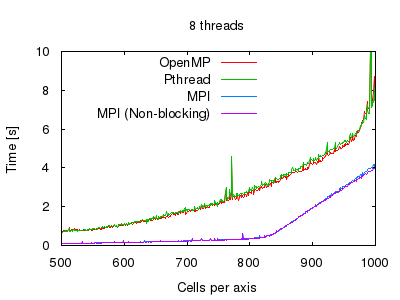

Write gnuplot code to recreate this figure.
set terminal png truecolor size 400,300 font "Helvetica" 10
set out "tests_perf_8.png"
set key top left
set xlabel "Cells per axis"
set ylabel "Time [s]"
set title "8 threads"
set xrange [500:1000]
set yrange [0:10]
plot \
    "tests_perf_8.tsv" using 1:2 title "OpenMP" with lines lw 1, \
    "tests_perf_8.tsv" using 1:3 title "Pthread" with lines lw 1, \
    "tests_perf_8.tsv" using 1:4 title "MPI" with lines lw 1, \
    "tests_perf_8.tsv" using 1:5 title "MPI (Non-blocking)" with lines lw 1

set logscale xy
set xrange [*:*]
set yrange [*:*]
set out "tests_perf2_8.png"
replot
